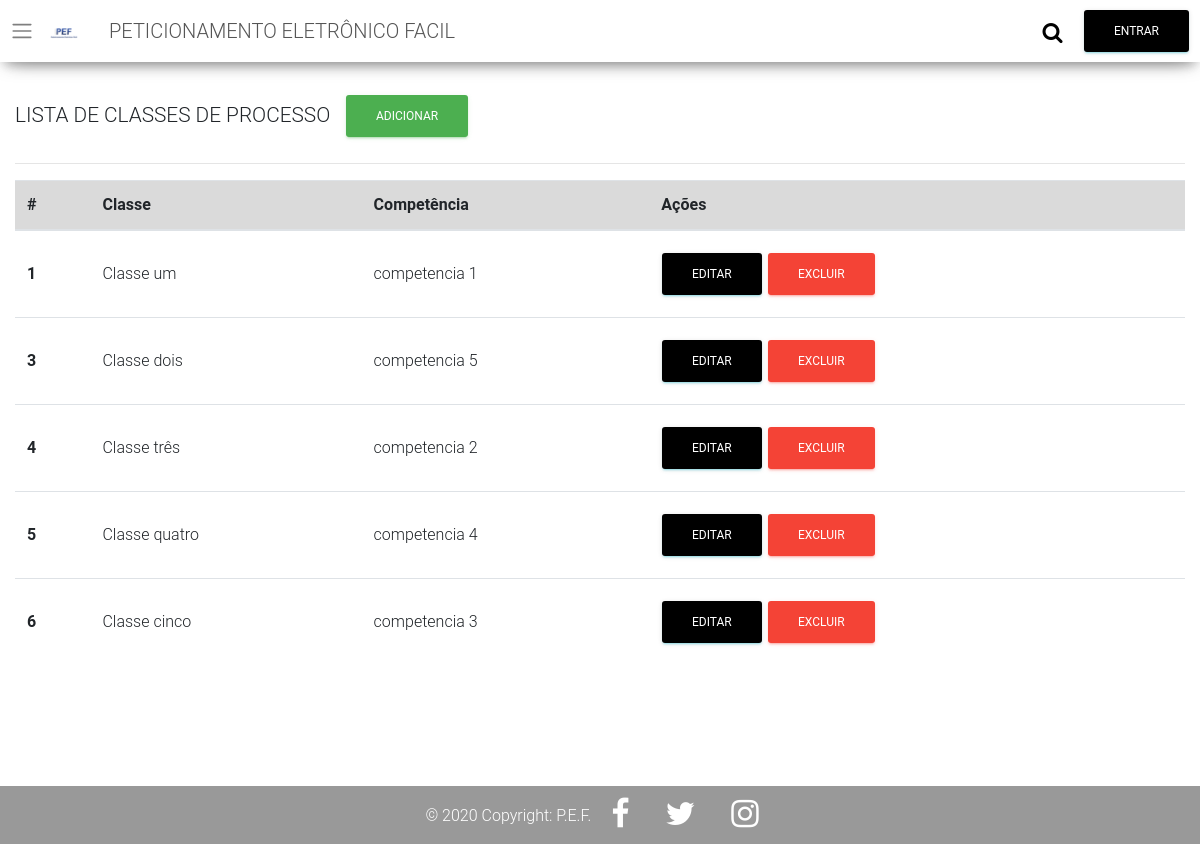
/src/class_process/list.php, run on the app's committed database.
### tables this page shows
CREATE TABLE `CLASSE_PROCESSO` (
  `Codigo` int unsigned NOT NULL AUTO_INCREMENT,
  `Nome` varchar(100) NOT NULL,
  `COMPETENCIA_Codigo` int unsigned NOT NULL,
  PRIMARY KEY (`Codigo`),
  KEY `fk_CLASSE_PROCESSO_COMPETENCIA1_idx` (`COMPETENCIA_Codigo`),
  CONSTRAINT `fk_CLASSE_PROCESSO_COMPETENCIA1` FOREIGN KEY (`COMPETENCIA_Codigo`) REFERENCES `COMPETENCIA` (`Codigo`)
);

CREATE TABLE `COMPETENCIA` (
  `Codigo` int unsigned NOT NULL AUTO_INCREMENT,
  `Nome` varchar(100) NOT NULL,
  `FORO_Codigo` int unsigned NOT NULL,
  PRIMARY KEY (`Codigo`),
  KEY `fk_COMPETENCIA_FORO_idx` (`FORO_Codigo`),
  CONSTRAINT `fk_COMPETENCIA_FORO` FOREIGN KEY (`FORO_Codigo`) REFERENCES `FORO` (`Codigo`)
);

### src/class_process/list.php (the view, shortened to what this page needs)
<!DOCTYPE html>
<html lang="pt-br">
<head>
    <link rel="stylesheet" href="https://stackpath.bootstrapcdn.com/bootstrap/4.4.1/css/bootstrap.min.css">
    <link rel="stylesheet" href="https://stackpath.bootstrapcdn.com/font-awesome/4.7.0/css/font-awesome.min.css">
    <link rel="stylesheet" href="/styles/global.css">
	<link rel="stylesheet" href="/styles/lib.css">
	<link rel="stylesheet" href="https://cdn.jsdelivr.net/npm/sweetalert2@8.19.0/dist/sweetalert2.min.css">
</head>
<body>
    <?php include('../../config/connection.php'); ?>
    <?php include('../../components/header.php'); ?>
    <div style="margin-top: 85px;">
        <h4 class="custom-form-title">LISTA DE CLASSES DE PROCESSO <span><a class='btn btn-success ml-3' href="insert.php"> Adicionar</a></span></h4>
        <hr>
        <table class="table table-stripped">
            <thead>
                <tr class='table-active'>
                <th scope="col">#</th>
                <th scope="col">Classe</th>
                <th scope="col">Competência</th>
                <th scope="col">Ações</th>
                </tr>
            </thead>
            <tbody>
                <?php
                    $sql = "SELECT cp.*, comp.Nome as compNome FROM CLASSE_PROCESSO cp
                    INNER JOIN COMPETENCIA comp ON cp.COMPETENCIA_Codigo = comp.Codigo";
                    $response = mysqli_query($connection, $sql);
                    if( $response )
                    {
                        $numRows = mysqli_num_rows($response);
                        if($numRows > 0)
                        {
                            while ($line = mysqli_fetch_array($response))
                            {
                                $id = $line['Codigo'];
                                $nome = $line['Nome'];
                                $competencia = $line['compNome'];
                                echo "<tr>
                                        <th scope='row'>$id</th>
                                        <td>$nome</td>
                                        <td>$competencia</td>
                                        <td>
                                            <a href='edit.php?Codigo=$id' class='btn btn-info'>Editar</a>
                                            <a href='delete.php?Codigo=$id' class='btn btn-danger'>Excluir</a>
                                        </td>
                                    </tr>";
                            }
                        } else {
                            echo "<tr>
                                    <th colspan='3'> Nenhum regsitro encontrado.</th>
                                </tr>";
                        }
                    } else {
                        echo "<tr>
                                    <th colspan='3'> Nenhum regsitro encontrado.</th>
                                </tr>";
                    }
                ?>
            </tbody>
        </table>
    </div>
    <?php include('../../components/footer.php'); ?>
</body>
</html>

### components/header.php (shortened to what this page needs)
<div id="wrapper" class="animate">
    <nav class="navbar header-top fixed-top navbar-expand-lg navbar-dark">
        <span class="navbar-toggler-icon leftmenutrigger"></span>
        <a class="navbar-brand" href="index.php"><img src="/resources/img/logo.png" alt="P.E.F" height="30px"></a>
        <span class="navbar-brand">PETICIONAMENTO ELETRÔNICO FACIL</span>
        <div class="collapse navbar-collapse" id="navbarText">
            <ul class="navbar-nav navbar-right">
            <li class="nav-item">
                <form class="search" method="GET" action='/search_result.php'>
                    <div class="search__wrapper">
                        <input type="text" name="q" placeholder="Consultar petição" class="search__field">
                        <button type="submit" class="fa fa-search search__icon"></button>
                    </div>
                </form>
                </li>
                <li class="dropdown">
                    <a class='btn btn-info' style="min-width: 100px!important;" id='textLoginLogout' class="dropdown-toggle" data-toggle="dropdown">Entrar</a>
                </li>
            </ul>
        </div>
    </nav>
    <div class="container-fluid">

### components/footer.php
</div>
</div>
<footer class="page-footer font-small darken-3">
  <div class="footer-copyright py-3">
    <div class="center">
      © 2020 Copyright:
      <a href="https://www.pef.jus.br"> P.E.F.</a>
      <a class="fb-ic">
        <i class="fa fa-facebook-f fa-lg white-text ml-3 mr-3 fa-2x"> </i>
      </a>
      <a class="tw-ic">
        <i class="fa fa-twitter fa-lg white-text ml-3 mr-3 fa-2x"> </i>
      </a>
      <a class="ins-ic">
        <i class="fa fa-instagram fa-lg white-text ml-3 mr-3 fa-2x"> </i>
      </a>
    </div>
  </div>
</footer>

### styles/global.css (style rules this page uses)
html { position: relative; min-height: 100%; padding-bottom:129px; }
body { background-color: #ececec; margin-bottom: 50px; overflow: hidden; }
.btn { margin-left: 10px; margin-bottom: 5px; padding: 10px; }
footer { color: white; position: absolute; bottom: 0; width: 100%; position: fixed; }
footer .footer-copyright { background-color: rgba(0,0,0,.4); }
footer .center { text-align: center; }
footer a { color: white; }
.custom-form-title { text-transform: uppercase; display: flex; align-items: center; }
.search { position: absolute; top: 7.5px; left: calc( 100% - 123px); -webkit-transform: translateX(-99%) translateY(0%); transform: translateX(-99%) translateY(0%); }
.search * { outline: none; box-sizing: border-box; }
.search__wrapper { position: relative; }
.search__field { width: 50px; height: 50px; color: transparent; font-family: Lato, sans-serif; font-size: 1.35em; padding: 0.35em 50px 0.35em 0; border: 1px solid transparent; border-radius: 0; cursor: pointer; transition: all 0.3s ease-in-out; background-color: transparent; }
.search__icon { position: absolute; top: 0; right: 0; background-color: #ffffff; width: 50px; height: 50px; font-size: 1.35em; text-align: center; border-color: transparent; border-radius: 50%; pointer-events: none; display: inline-block; transition: background-color 0.2s ease-in-out; }
.navbar-dark .navbar-toggler-icon { filter: invert(1); }
#wrapper { padding-top: 0; }
.header-top { box-shadow: 0 3px 5px rgba(0, 0, 0, 0.1); }
.leftmenutrigger { display: none; }
@media (min-width: 992px) { .leftmenutrigger { display: block; display: block; cursor: pointer; } }
@media (min-width: 992px) { #wrapper { padding-top: 0; } }
.animate { -webkit-transition: all 0.3s ease-in-out; -moz-transition: all 0.3s ease-in-out; -o-transition: all 0.3s ease-in-out; -ms-transition: all 0.3s ease-in-out; transition: all 0.3s ease-in-out; }
.table td, .table th { vertical-align: middle!important; }

### data on the page
classe_processo: Codigo "1", Nome "Classe um", COMPETENCIA_Codigo.Nome "competencia 1"
classe_processo: Codigo "3", Nome "Classe dois", COMPETENCIA_Codigo.Nome "competencia 5"
classe_processo: Codigo "4", Nome "Classe três", COMPETENCIA_Codigo.Nome "competencia 2"
classe_processo: Codigo "5", Nome "Classe quatro", COMPETENCIA_Codigo.Nome "competencia 4"
classe_processo: Codigo "6", Nome "Classe cinco", COMPETENCIA_Codigo.Nome "competencia 3"
